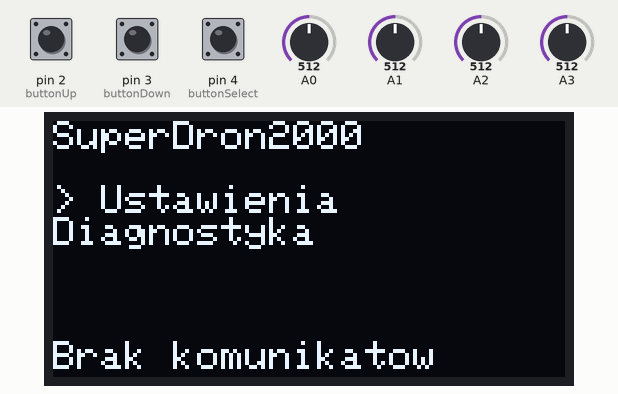
The sketch below on a simulated Arduino Uno, built with avr-gcc and run on an emulated ATmega328P. Parts: 128×64 one-colour display. The test bench sets the inputs (shaded band); at power-on: pin 4 (buttonSelect) LOW, pin 2 (buttonUp) LOW, pin 3 (buttonDown) LOW, A0 = 512, A1 = 512, A2 = 512, A3 = 512. The display library's start-up logo is not drawn; no radio packets arrive unless stated.

Above: at 3.5 s.
3.6 s: pin 4 (buttonSelect) pulled HIGH for 1 s
At 5.4 s:
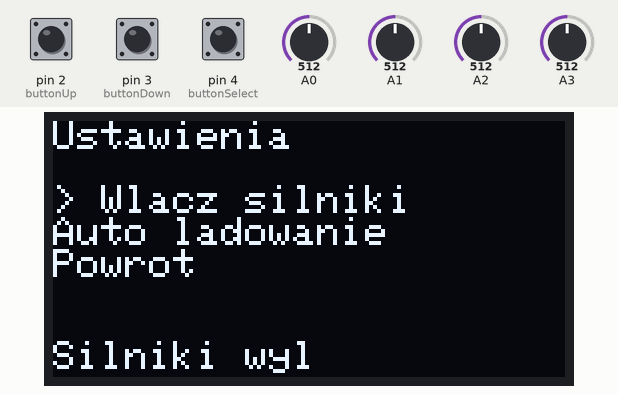
6.2 s: pin 2 (buttonUp) pulled HIGH for 3.2 s
At 10.1 s:
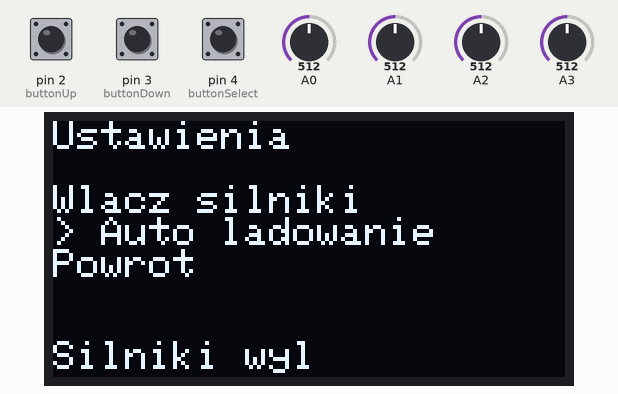
10.9 s: pin 4 (buttonSelect) pulled HIGH for 0.15 s
At 11.7 s:
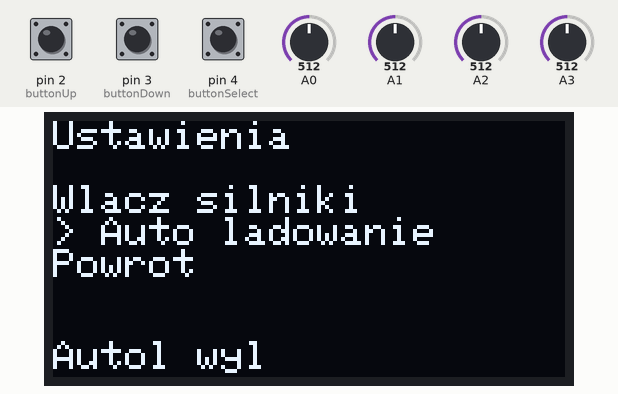
12.6 s: pin 3 (buttonDown) pulled HIGH for 0.15 s
At 13.0 s:
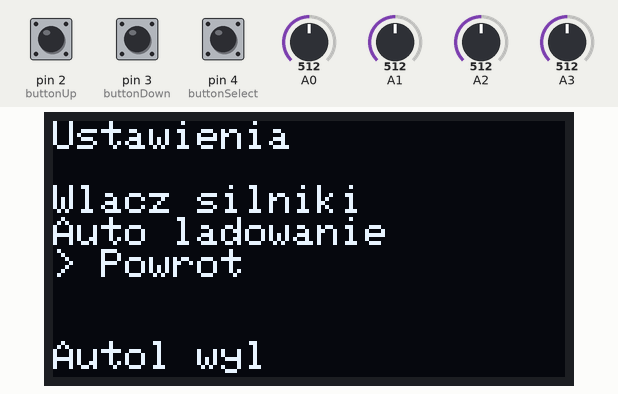
14.2 s: pin 2 (buttonUp) pulled HIGH for 1 s
At 14.96 s:
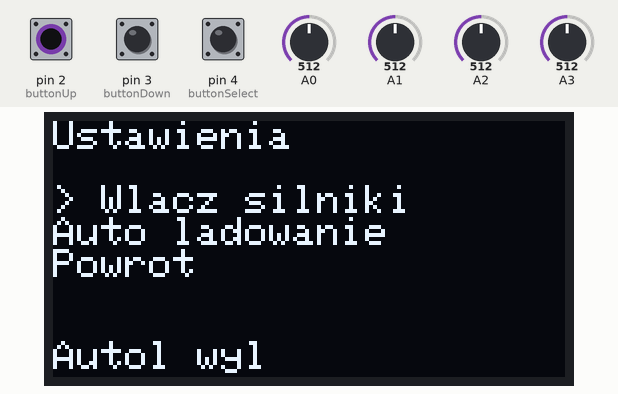
16.7 s: pin 4 (buttonSelect) pulled HIGH for 3.2 s
At 16.96 s:
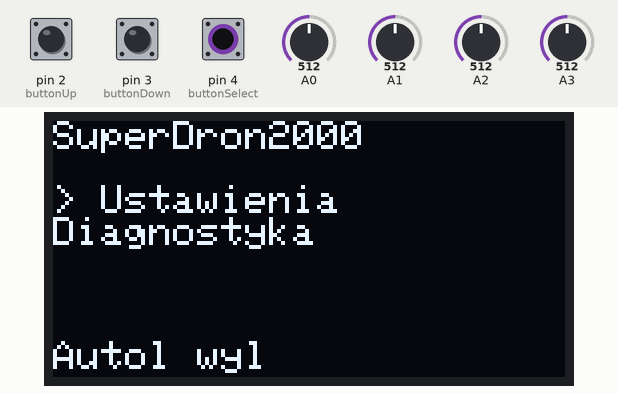
Timing chart, 0 to 19.7 s (numbered marks = the images above; inputs shaded):
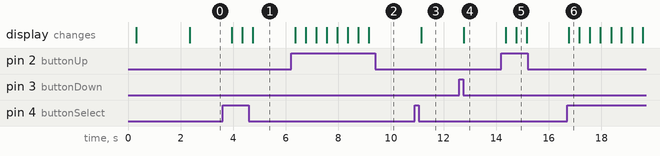

The sketch:

TransmiterWersja3.ino
```cpp
/*Szkic używa 15926 bajtów (49%) pamięci programu. Maksimum to 32256 bajtów.
Zmienne globalne używają 860 bajtów (41%) */

#include <RF24.h>
#include <RF24_config.h>
#include <nRF24L01.h>
#include <printf.h>
#include <SPI.h>
#include <Wire.h>
#include <Adafruit_SH110X.h>

#define i2c_Address 0x3c //initialize with the I2C addr 0x3C for typically OLED
#define SCREEN_WIDTH 128 // OLED display width, in pixels
#define SCREEN_HEIGHT 64 // OLED display height, in pixels
#define OLED_RESET -1   //   QT-PY / XIAO
Adafruit_SH1106G display = Adafruit_SH1106G(SCREEN_WIDTH, SCREEN_HEIGHT, &Wire, OLED_RESET);
#define NUMFLAKES 10
#define XPOS 0
#define YPOS 1
#define DELTAY 2

//zmienne dla podpietych pinów buttonów
const int buttonUp = 2; //przycisk Up podpiety pod pin nr 2
const int buttonDown = 3; //przycisk Down podpiety pod pin nr 3
const int buttonSelect = 4; //przycisk Select podpiety pod pin nr 4

//zmienne do obslugi menu
int menuIndex = 0; //indeks wybranej pozycji w menu
int menuIndexMax = 1;
bool enginesEnabled = false; // stan silników
bool autoLandingEnabled = false; // stan automatycznego lądowania

/*
millis() można nazwać stoperem który nalicza czas od startu arduino
debounceDelay określa jakie ma być opóźnienie (w milisekundach)
lastDebounceTime w funkcjach zapamiętuje czas ostatniego millis()
*/
//zmienne dla funkcji millis()
unsigned long debounceDelay = 400; // Opóźnienie dla odbicia (debounce), w milisekundach
unsigned long lastDebounceTime = 0; // zapamietuje ostatni aktualny czas
unsigned long aktualnyCzas = 0; //do aktualnyCzas zostanie przypisana wartość millis() w loop
unsigned long zapamietanyCzas1 = 0;

String alert = "Brak komunikatow";

//enum - typ wyliczeniowy zawiera już listę wartości, jaką można nadać zmiennej własnego typu enum
/*
MAIN - menu glowne
SETTINGS - ustawienia
DIAG - diagnostyka
INFO - informacje o projekcie
DIAG_C - diagnostyka kontrolera
DIAG_C2 - diagnostyka kontrolera strona 2
DIAG_D - diagnostyka drona
*/
enum Screen { MAIN, SETTINGS, DIAG};
Screen currentScreen = MAIN;

const uint64_t myRadioPipe = 0xE8E8F0F0E1LL; //kod po ktorym laczy sie odbiornik z nadajnikiem
RF24 radio(9,8); //piny CE oraz CSN z nrf24
struct DataToBeSent{
  byte ch1;
  byte ch2;
  byte ch3;
  byte ch4;
  byte ch5;
  byte ch6;
  byte ch7;
  byte ch8;
  byte ch9;
};
//tworzymy zmienna struct ktora bedzie zawierac informacje
DataToBeSent sentData;

void setup()   {
  Serial.begin(9600);

  delay(250); // wait for the OLED to power up
  display.begin(i2c_Address, true); // Address 0x3C default
  display.display();
  delay(2000);
  display.setTextSize(1);
  display.setTextColor(SH110X_WHITE);
  display.setCursor(0, 0);
  // Clear the buffer.
  display.clearDisplay();

  pinMode(buttonUp, INPUT);
  pinMode(buttonDown, INPUT);
  pinMode(buttonSelect, INPUT);

  radio.begin();
  radio.setAutoAck(false);
  radio.setDataRate(RF24_250KBPS);
  radio.openWritingPipe(myRadioPipe);

  //reset wartosci kazdego kanalu
  sentData.ch1 = 127; //srodkowa wartosc joy1X mozliwe wartosci 0-255
  sentData.ch2 = 127; //srodkowa wartosc joy1Y
  sentData.ch3 = 127; //srodkowa wartosc joy2X
  sentData.ch4 = 127; //srodkowa wartosc joy2Y
  sentData.ch5 = 0;   //przelacznik1, mozliwe wartosci 0 lub 1
  sentData.ch6 = 0;   //przelacznik2, mozliwe wartosci 0 lub 1
  sentData.ch7 = false;   //stan silnikow
  sentData.ch8 = false;   //auto lądowanie
  sentData.ch9 = false;   //cos dodatkowego
}


void loop() {

  aktualnyCzas = millis();

  //Obsługa przycisków
  if (digitalRead(buttonUp) == HIGH) {
    if (millis() - lastDebounceTime > debounceDelay) {
      menuIndex--; //przejdz nizej
      lastDebounceTime = millis();
    }
  }
  if (digitalRead(buttonDown) == HIGH) {
    if (millis() - lastDebounceTime > debounceDelay) {
      menuIndex++; //przejdz wyzej
      lastDebounceTime = millis();
    }
  }
  if (digitalRead(buttonSelect) == HIGH) {
    if (millis() - lastDebounceTime > debounceDelay) {
      executeAction(); //uruchom akcje
      lastDebounceTime = millis();
    }
  }

  //menuIndex = max(0, min(menuIndex, 2)); // Zapewnia, że indeks jest w zakresie 0-2
  //inna forma, powracająca:
  if(menuIndex < 0){
    menuIndex = menuIndexMax;
  }
  else if(menuIndex > menuIndexMax){
    menuIndex = 0;
  }

 //przyklad opoznienia z millis()
  if (aktualnyCzas - zapamietanyCzas1 >= debounceDelay) {
    zapamietanyCzas1 = aktualnyCzas;
  //wyswietlanie ekranu
  displayMenu();
  }
  //wyslanie danych do odbiornika
  executeSentData();

  //Jeśli różnica wynosi ponad 100milisekund (1000UL to 1 sekunda)
  //if (aktualnyCzas - zapamietanyCzas1 >= 1000UL) {}
  //Zapamietaj aktualny czas
  //zapamietanyCzas1 = aktualnyCzas;
  //}
}


//funkcja wysłania paczki danych do odbiornika
void executeSentData(){
  sentData.ch1 = map(analogRead(A0), 0, 1024, 0, 255); //zapis wartosci A0 do ch1
  sentData.ch2 = map(analogRead(A1), 0, 1024, 0, 255); //zapis wartosci A1 do ch2
  sentData.ch3 = map(analogRead(A2), 0, 1024, 0, 255); //zapis wartosci A2 do ch3
  sentData.ch4 = map(analogRead(A3), 0, 1024, 0, 255); //zapis wartosci A3 do ch4
  sentData.ch5 = digitalRead(2);                  //zapis wartosci przelacznik1 podpietego pod wejscie 2 w arduino
  sentData.ch6 = digitalRead(3);                  //zapis wartosci przelacznik2 podpietego pod wejscie 3 w arduino
  sentData.ch7 = enginesEnabled; //false lub true
  sentData.ch8 = autoLandingEnabled; //false lub true
  sentData.ch9 = autoLandingEnabled; //false lub true

  radio.write(&sentData, sizeof(DataToBeSent)); //wyslij ramke do odbiornika
}

void displayMenu() {
  display.clearDisplay();
  display.setCursor(0, 0);

  switch(currentScreen) {
    case MAIN:
      //       Tytuł,          Nazwa Opcja 1, Nazwa Opcja 2,  Nazwa Opcja 3,  menuIndex
      drawMenu("SuperDron2000", "Ustawienia", "Diagnostyka", "", menuIndex);
      break;
    case SETTINGS:
      drawMenu("Ustawienia", "Wlacz silniki", "Auto ladowanie", "Powrot", menuIndex);
      break;
    case DIAG:
      drawDiag("Diagnostyka", "Nastepna strona", "Powrot", menuIndex);
      break;
  }
  display.display();
}

//rysowanie menu
void drawMenu(const char* title, const char* line1, const char* line2, const char* line3, int index) {
  display.setCursor(0,0);
  display.println(title);
  display.println();

  // Sprawdzenie czy pierwszy element menu jest wybrany
  if (index == 0) { display.print("> "); } // Jeśli tak, dodaj symbol ">"
  display.println(line1); // Wyświetl nazwę pierwszej pozycji menu

  if (index == 1) { display.print("> "); }
  display.println(line2);

  if (index == 2) { display.print("> "); }
  display.println(line3);
  display.setCursor(0,55);
  display.print(alert);
}

//rysowanie menu diagnostycznego
void drawDiag(const char* title, const char* line1, const char* line2, int index){
  display.setCursor(0,0);
  display.println(title);
  display.println();

  display.print("joy1X: "); display.println(analogRead(A0));
  display.print("joy1Y: "); display.println(analogRead(A1));
  display.print("joy2X: "); display.println(analogRead(A2));
  display.print("joy2Y: "); display.println(analogRead(A3));

  if (index == 0) { display.print("> "); } // Jeśli tak, dodaj symbol ">"
  display.println(line1); // Wyświetl nazwę pierwszej pozycji menu

  if (index == 1) { display.print("> "); }
  display.println(line2);
}

/*
executeAction() Uruchamia akcję po wcisnieciu guzika Select
wyjasnienie działania:

case MAIN określa że currentScreen jest wlasnie w main_menu
if sprawdza w której pozycji na ekranie jesteśmy:
menuIndex = 1 to Ustawienia
menuIndex = 2 to Diagnostyka
menuIndex = 3 to Info

czyli jeśli aktualnie mamy wybrane na ekranie Diagnostyka,
to zmienimy wartość enuma currentScreen z MAIN na DIAG.
Po czym ustawimy menuIndex na 0, aby po wejsciu w diagnostyke domyslnie
była wybrana pierwsza opcja.
*/
void executeAction() {
  // Tu dodaj obsługę wyboru opcji w menu
  switch(currentScreen) {
    case MAIN:
      if (menuIndex == 0) {
        currentScreen = SETTINGS;
        menuIndexMax = 2;
        menuIndex = 0;
      } else if (menuIndex == 1) {
        currentScreen = DIAG;
        menuIndex = 0;
      }
      break;
    case SETTINGS:
      if (menuIndex == 0) {
        enginesEnabled = !enginesEnabled; // Zmiana stanu silników
        alert = enginesEnabled ? "Silniki wl" : "Silniki wyl";
      } else if (menuIndex == 1) {
        autoLandingEnabled = !autoLandingEnabled; // Zmiana stanu auto lądowania
        alert = enginesEnabled ? "Autol wl" : "Autol wyl";
      } else if (menuIndex == 2) {
        currentScreen = MAIN;
        menuIndexMax = 1;
        menuIndex = 0;
      }
      break;
    case DIAG:
      if (menuIndex == 0) {
        currentScreen = MAIN;
      } else if (menuIndex == 1) {
        currentScreen = MAIN;
      }
      break;
    /*
    w diagnostyce kontrolera, mamy opcje 'Nastepna strona'
    program ma dzialac tak, ze gdy klikniemy tą opcję, to
    przeniesie nas do ekranu DIAG_C2, a gdy
    tam klikniemy Nastepna strona, to przejdzie znowu do
    DIAG_CONTROLLER
    */
  }
}
```

Measured:
- after the input at 3.6 s, the display: first changes after 0.35 s (image 1 shows a later state)
- after the input at 6.2 s, the display: first changes after 0.15 s (image 2 shows a later state)
- after the input at 10.9 s, the display: changes after 0.26 s (image 3)
- after the input at 12.6 s, the display: changes after 0.16 s (image 4)
- after the input at 14.2 s, the display: first changes after 0.16 s (image 5 shows a later state)
- after the input at 16.7 s, the display: changes after 0.07 s (image 6)
- what the display in image 5 shows lasts 0.4 s, from 14.8 s to 15.2 s
